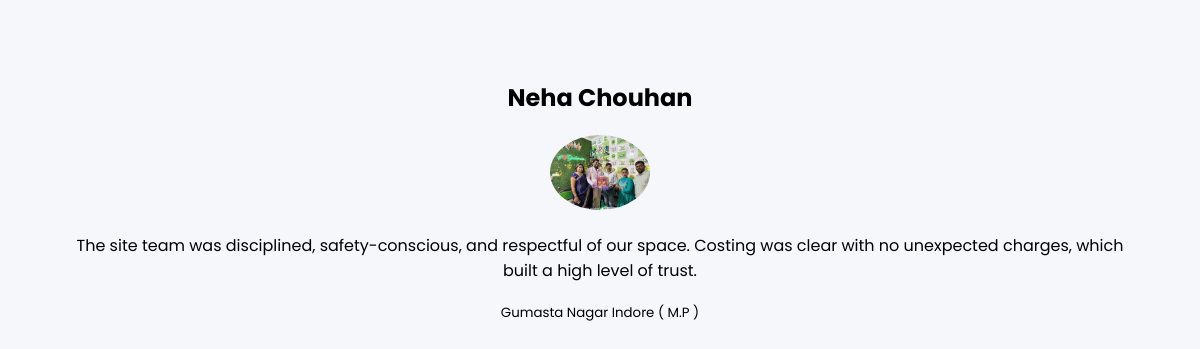
Screenshot of /client/3/ with the database file from the repository.
### core/models.py (models this page shows)
class Client(models.Model):
    name = models.CharField(max_length=100)
    designation = models.CharField(max_length=100)
    description = models.TextField()
    image = models.ImageField(upload_to='clients/')

### core/views.py (the view)
# urls.py: path('client/<int:id>/', client_detail, name='client_detail'),
def client_detail(request, id):
    client = get_object_or_404(Client, id=id)
    return render(request, "client_detail.html", {"client": client})

### templates/client_detail.html
{% extends 'base.html' %}
{% block content %}
<section class="clients">
  <h2>{{ client.name }}</h2>
  <img src="{{ client.image.url }}" style="width:100px;border-radius:50%;">
  <p>{{ client.description }}</p>
  <small>{{ client.designation }}</small>
</section>
{% endblock %}

### static/css/style.css (style rules this page uses)
body { margin: 0; font-family: 'Poppins', Arial, sans-serif; background: #f5f7fb; }
.clients { padding: 60px; text-align: center; }

### rows the page displays
Client: name "Neha Chouhan", image (picture), description "The site team was disciplined, safety-conscious, and respectful of our space. Costing was clear with no unexpected charges, which built a high level of trust.", designation "Gumasta Nagar Indore ( M.P )"
